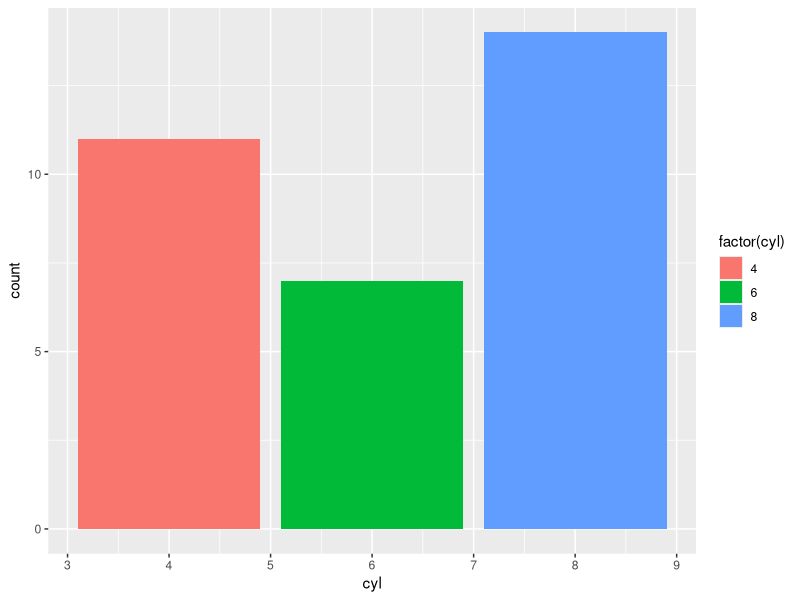
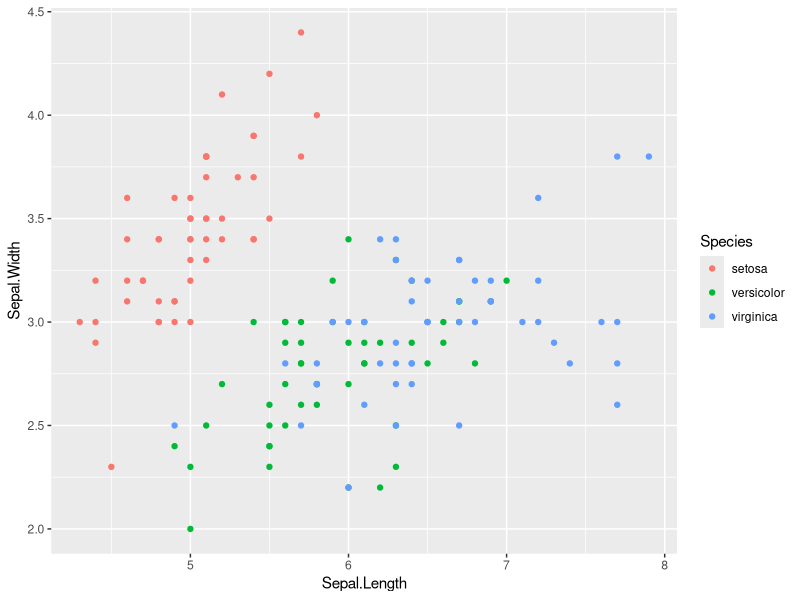

The R script that drew these images, in order:
## ---- chunk 1
library(ggplot2)

ggplot(mtcars, aes(cyl, fill = factor(cyl))) +
  geom_bar()
## ---- chunk 2
ggplot(iris, aes(Sepal.Length, Sepal.Width, color = Species)) +
  geom_point()
